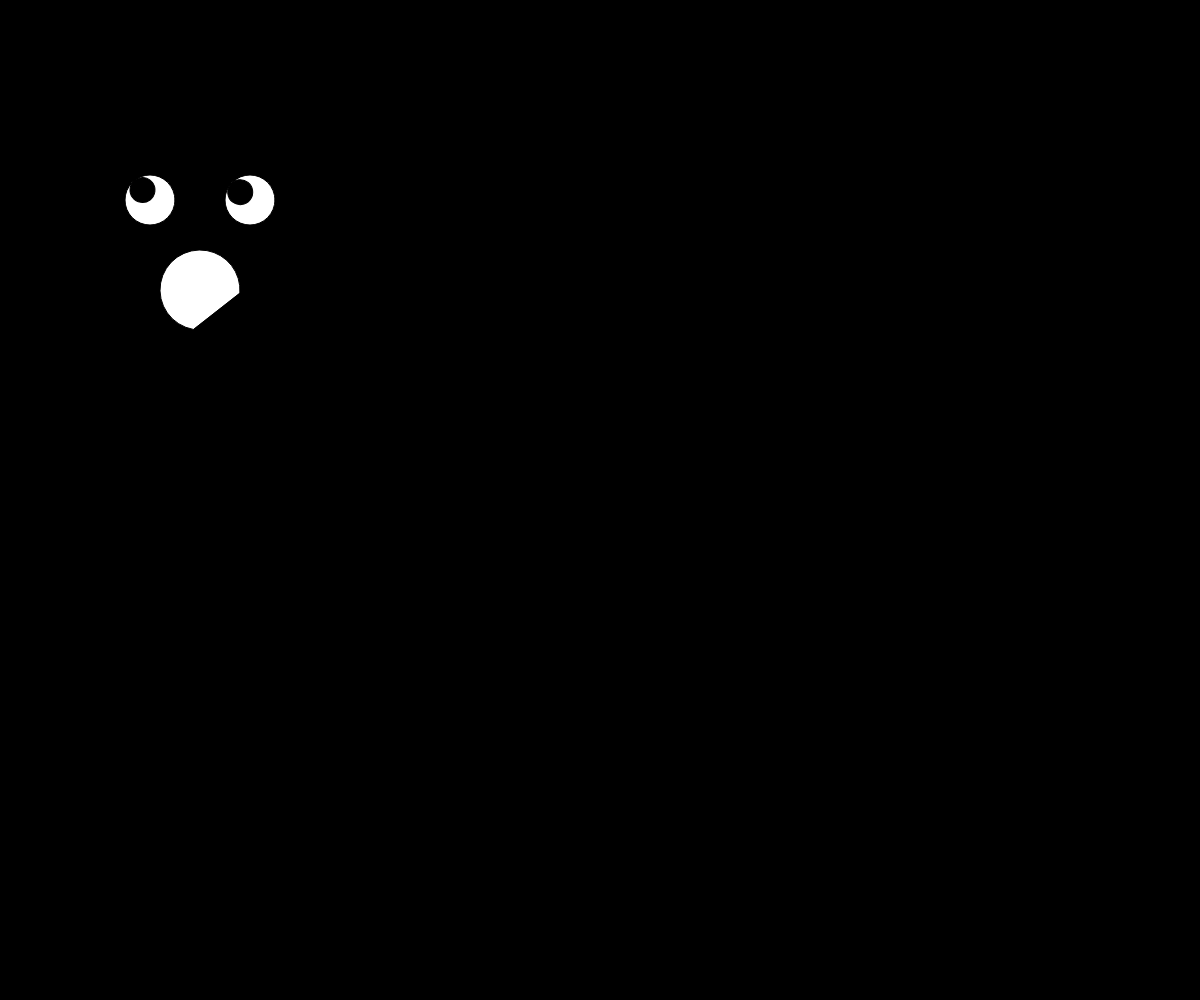
Frame 1 (no input)
Frame 60 (no input): identical to frame 1, image omitted
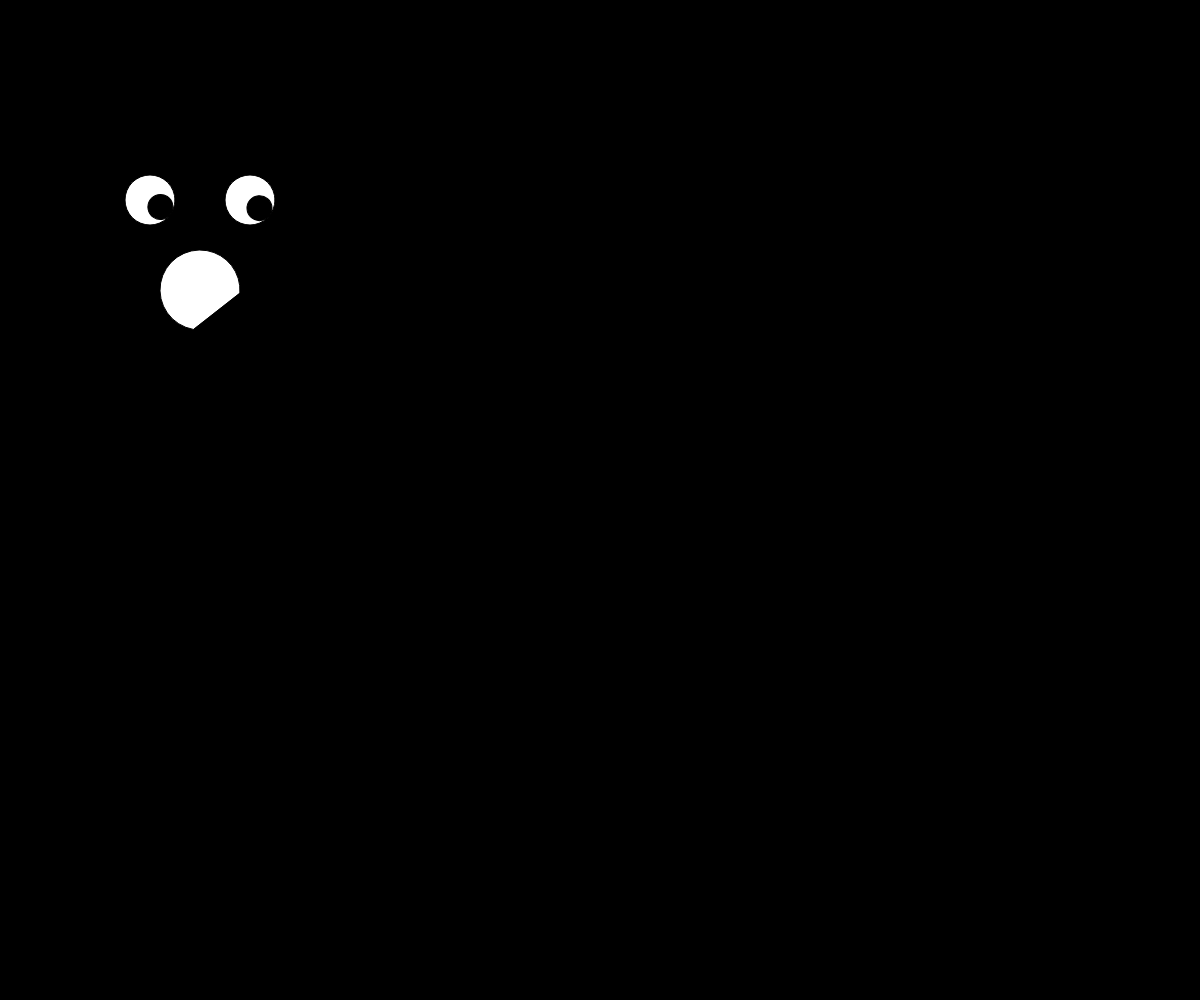
Frame 120 (the mouse pressed at the canvas centre since frame 60)

The p5.js sketch that drew these frames (run headless with seeded random() and noise() and a simulated clock; from frame 60 on, the mouse is pressed at the canvas centre):

// p5.js sketch
// ── sketch.js


function showHiddenMessage() {
  // Reina changed: Followed https://www.w3schools.com/js/tryit.asp?filename=tryjs_myfirst -> updated element id to "oops" and innerHTML to show message instead of date
  document.getElementById('oops').innerHTML = 'Oops you found me!' // Reina changed: Linking this function to html button //
} 

function setup() {
    // Setup function - followed https://p5js.org/examples/angles-and-motion-aim/
    createCanvas(windowWidth, windowHeight); // Reina change: Make canvas to fill window width and height
    colorMode(HSB); //Calling colorMode(HSB) or colorMode(HSL) changes to HSB or HSL system instead of RGB.
  
    angleMode(DEGREES); // Set angle mode so that atan2() returns angles in degrees
  
    describe('Two eyes that follow the cursor.');
  }

  function drawEyes() {
    // Draw function - followed https://p5js.org/examples/angles-and-motion-aim/
    background('black');
  
    // Draw left eye
    let leftX = 150;
    let leftY = 200;
  
    // Calculate angle between left eye and mouse
    let leftAngle = atan2(mouseY - leftY, mouseX - leftX);
  
    push();
    translate(leftX, leftY);
    fill(255);
    ellipse(0, 0, 50, 50);
    rotate(leftAngle);
    fill(0);
    ellipse(12.5, 0, 25, 25);
    pop();
  
    // Draw right eye
    let rightX = 250;
    let rightY = 200;
  
    // Calculate angle between right eye and angle
    let rightAngle = atan2(mouseY - rightY, mouseX - rightX); 
  
    push();
    translate(rightX, rightY);
    fill(255);
    ellipse(0, 0, 50, 50);
    rotate(rightAngle);
    fill(0);
    ellipse(12.5, 0, 25, 25);
    pop();
  }

  function drawMouth() {
    // Followed https://p5js.org/ko/reference/p5/arc/ to draw surprised mouth
    arc(200, 290, 80, 80, 100, PI + QUARTER_PI, CHORD);
    describe('A white circle with a black outline missing a section from the top-right.');
  }
  
  function draw() {
    // Reina changed: added new draw function to combine 2 draw functions
    drawEyes();
    drawMouth();
  }

  console.log('Reina is learning!')
